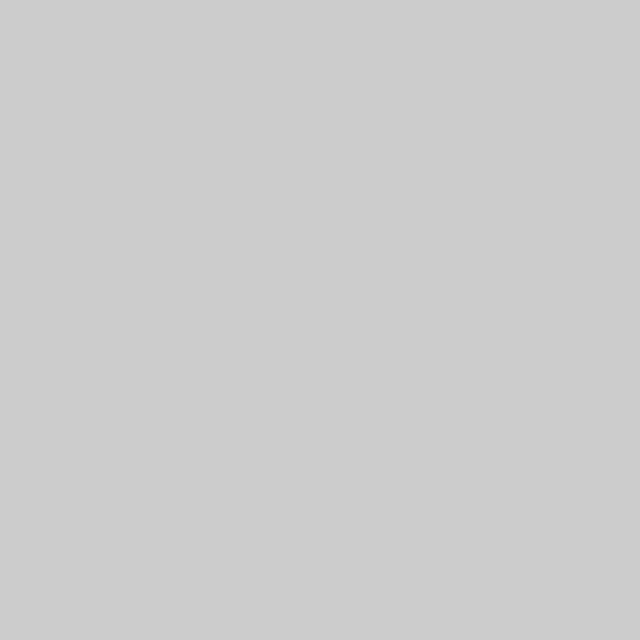
Frame 1 (no input)
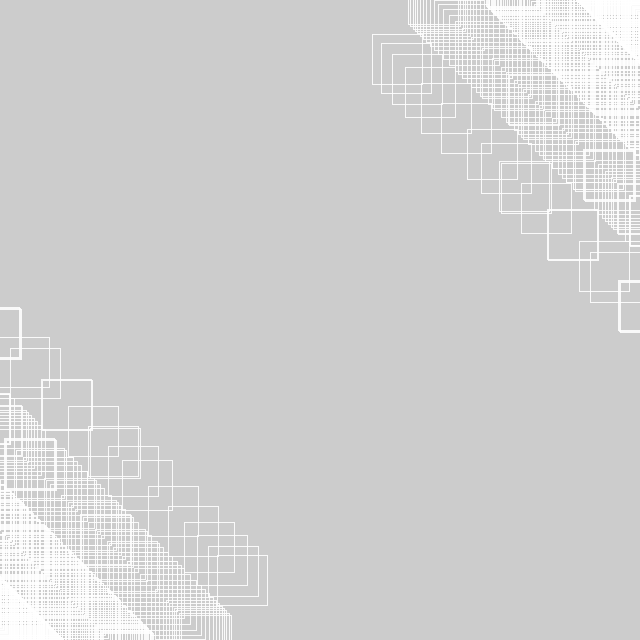
Frame 60 (the mouse pressed at the canvas centre just before this capture)
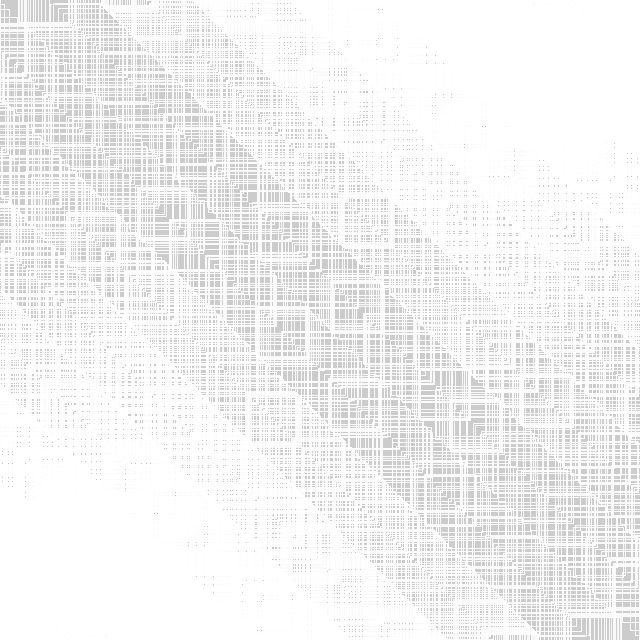
Frame 120 (the mouse held since frame 60 and released just before this capture)

The Processing sketch that drew these frames (run headless with seeded random() and noise(); from frame 60 on, the mouse is pressed at the canvas centre):

// Processing sketch: day028
// ── day028.pde
float f, g, t, x, y, v;
void setup() {
  size(640, 640);
  noFill();
  stroke(-1, 225);
  rectMode(3);
}
void draw() {
  clear();
  for (f=-320; f<640; f+=64)
    for (g=0; g<350; g+=25) {
      square(x=1.5*f+tan(t=PI/2+cos(f/250+v))*g, y=tan(t)*g-50, 50);
      square(640-x, 640-y, 50);
    }
  v+=PI/180;
}
